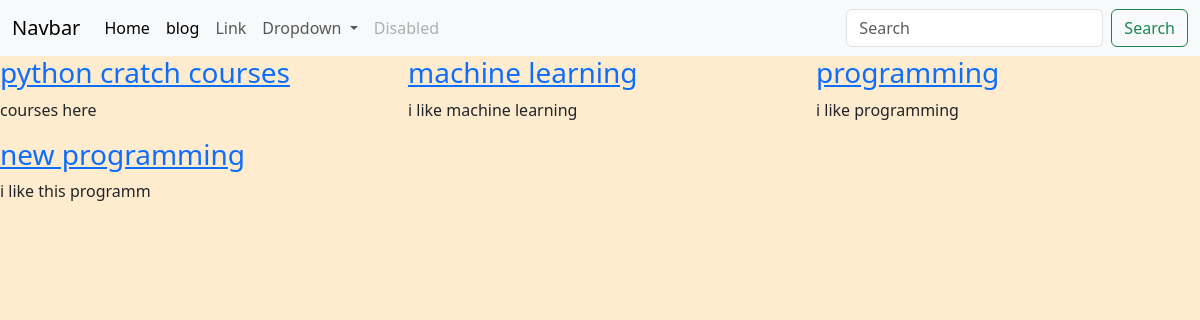
Page /courses/des on the committed database.
### courses/models.py (models this page shows, shortened)
class Courses(models.Model):
    title=models.CharField(max_length=50)
    description=models.TextField()
    class Meta:
        verbose_name = 'Course'
        verbose_name_plural = 'Courses'

### courses/views.py (the view)
# urls.py: path('',List_View.as_view(),name='courses-list'),
class List_View(View):
    template_name='courses/courses_list.html'
    def get(self, request,*args, **kwargs):
        queryset=Courses.objects.all()
        return render(request, self.template_name, {'object_list':queryset})

### templates/courses/courses-list-des.html
{% extends "base.html" %} {% block content %}
<div class="row">
  {%for instance in object_list%}
  <div class="col-md-4">
    <h3>
      <a href="{% url 'courses:course-detail' instance.pk %}"
        >{{instance.title}}</a
      >
    </h3>
    <p>{{instance.description}}</p>
  </div>
  {% endfor %}
</div>
{% endblock content %}

### static/css/style.css (style rules this page uses)
body { background-color: blanchedalmond; }

### rows in the picture
Courses: title "python cratch courses", description "courses here"
Courses: title "machine learning", description "i like machine learning"
Courses: title "programming", description "i like programming"
Courses: title "new programming", description "i like this programm"
